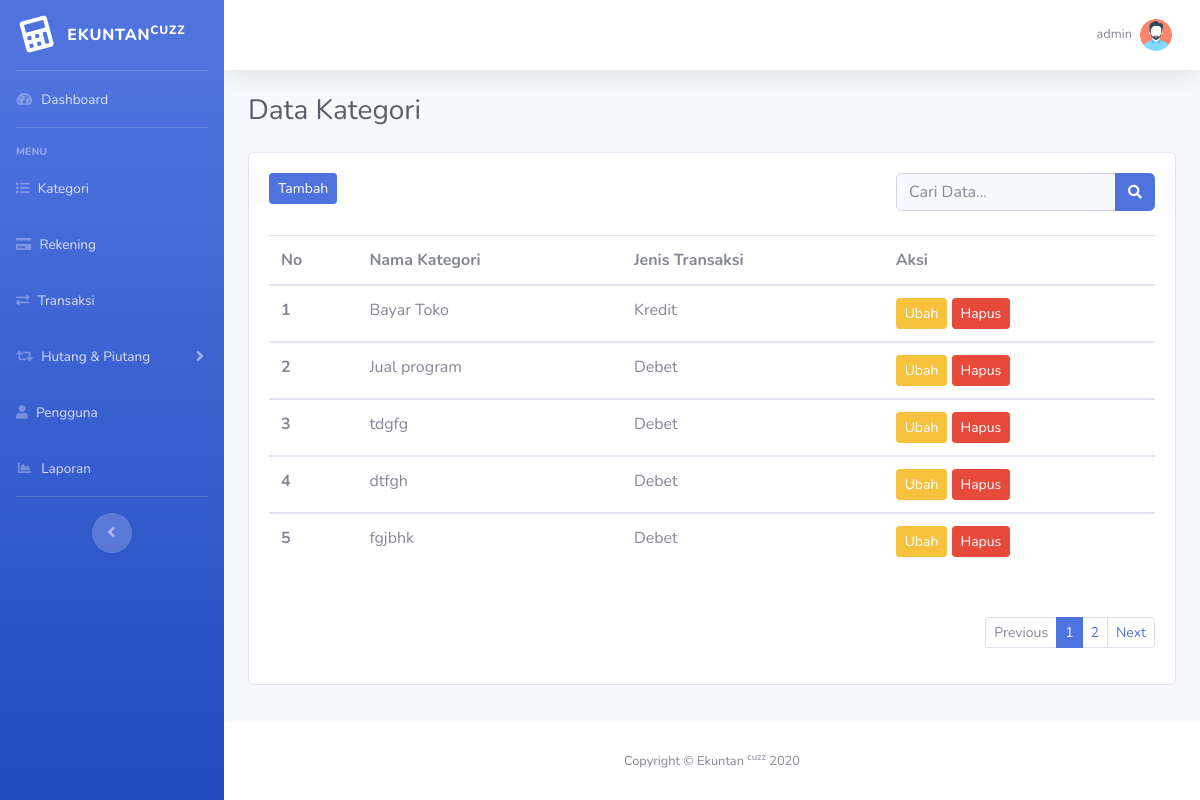
/kategori (signed in), run on the app's committed database.
### tables this page shows
CREATE TABLE `kategori` (
  `id` int(11) NOT NULL,
  `nama_kategori` varchar(255) NOT NULL,
  `id_jenis_transaksi` varchar(255) NOT NULL
);

CREATE TABLE `jenis_transaksi` (
  `id` int(11) NOT NULL,
  `nama_jenis_transaksi` varchar(255) NOT NULL
);

### pages/kategori/_table-kategori.php (the view, shortened to what this page needs)
<div class="row mt-4">
    <div class="col">
        <table class="table table-hover">
            <thead>
                <tr>
                    <th scope="col">No</th>
                    <th scope="col">Nama Kategori</th>
                    <th scope="col">Jenis Transaksi</th>
                    <th scope="col">Aksi</th>
                </tr>
            </thead>
            <?php
               $batas = 5;
               $halaman = isset($_GET['page']) ? (int) $_GET['page'] : 1;
               $dataAwal = ($halaman > 1) ? ($halaman * $batas) - $batas : 0;
               $selanjutnya = $halaman + 1;
               $sebelumnya = $halaman - 1;
               $queryBaris = mysqli_query($connec, 'SELECT kategori.id, kategori.nama_kategori, jenis_transaksi.nama_jenis_transaksi FROM kategori
                                                   INNER JOIN jenis_transaksi ON kategori.id_jenis_transaksi = jenis_transaksi.id');
               $totalBaris = mysqli_num_rows($queryBaris);
               $totalHalaman = ceil($totalBaris / $batas);
               $queryData = mysqli_query($connec, "SELECT kategori.id, kategori.nama_kategori, jenis_transaksi.nama_jenis_transaksi FROM kategori
                                                   INNER JOIN jenis_transaksi ON kategori.id_jenis_transaksi = jenis_transaksi.id
                                                   LIMIT $dataAwal, $batas");
               include 'pages/kategori/cari.php';
               $no = $dataAwal + 1;
               while ($kategori = mysqli_fetch_assoc($queryData)) {
               ?>
                <tbody>
                    <tr>
                        <th scope="row"><?= $no++; ?></th>
                        <td><?= $kategori['nama_kategori']; ?></td>
                        <td><?= $kategori['nama_jenis_transaksi']; ?></td>
                        <td>
                            <a href="<?= BASE_URL; ?>/kategori/ubah/<?= $kategori['id']; ?>" class="btn btn-sm btn-warning tombol-edit">Ubah</a>
                            <a href="<?= BASE_URL; ?>/kategori/hapus/<?= $kategori['id']; ?>" class="btn btn-sm btn-danger tombol-hapus">Hapus</a>
                        </td>
                    </tr>
                <?php } ?>
                </tbody>
        </table>
        <?php if (!isset($_GET['keyword'])) { ?>
            <nav class="mt-5">
                <ul class="pagination pagination-sm justify-content-end">
                    <?php if ($halaman == 1) { ?>
                        <li class="page-item disabled">
                            <a class="page-link" href="<?= BASE_URL; ?>/kategori/<?= $sebelumnya; ?>" tabindex="-1" aria-disabled="true">Previous</a>
                        </li>
                    <?php } else { ?>
                        <li class="page-item">
                            <a class="page-link" href="<?= BASE_URL; ?>/kategori/<?= $sebelumnya; ?>" tabindex="-1" aria-disabled="true">Previous</a>
                        </li>
                    <?php } ?>
                    <?php for ($i = 1; $i <= $totalHalaman; $i++) { ?>
                        <?php if ($i == $halaman) { ?>
                            <li class="page-item active"><a class="page-link" href="<?= BASE_URL; ?>/kategori/<?= $i; ?>"><?= $i; ?></a></li>
                        <?php } else { ?>
                            <li class="page-item"><a class="page-link" href="<?= BASE_URL; ?>/kategori/<?= $i; ?>"><?= $i; ?></a></li>
                        <?php } ?>
                    <?php } ?>
                    <?php if ($halaman == $totalHalaman) { ?>
                        <li class="page-item disabled">
                            <a class="page-link" href="<?= BASE_URL; ?>/kategori/<?= $selanjutnya; ?>">Next</a>
                        </li>
                    <?php } else { ?>
                        <li class="page-item">
                            <a class="page-link" href="<?= BASE_URL; ?>/kategori/<?= $selanjutnya; ?>">Next</a>
                        </li>
                    <?php } ?>
                </ul>
            </nav>
        <?php } ?>
    </div>
</div>

### data on the page
kategori: nama_kategori "Bayar Toko", id_jenis_transaksi.nama_jenis_transaksi "Kredit"
kategori: nama_kategori "Jual program", id_jenis_transaksi.nama_jenis_transaksi "Debet"
kategori: nama_kategori "tdgfg", id_jenis_transaksi.nama_jenis_transaksi "Debet"
kategori: nama_kategori "dtfgh", id_jenis_transaksi.nama_jenis_transaksi "Debet"
kategori: nama_kategori "fgjbhk", id_jenis_transaksi.nama_jenis_transaksi "Debet"

### other printed values
$_SESSION["login"]["nama_pengguna"] "admin"
